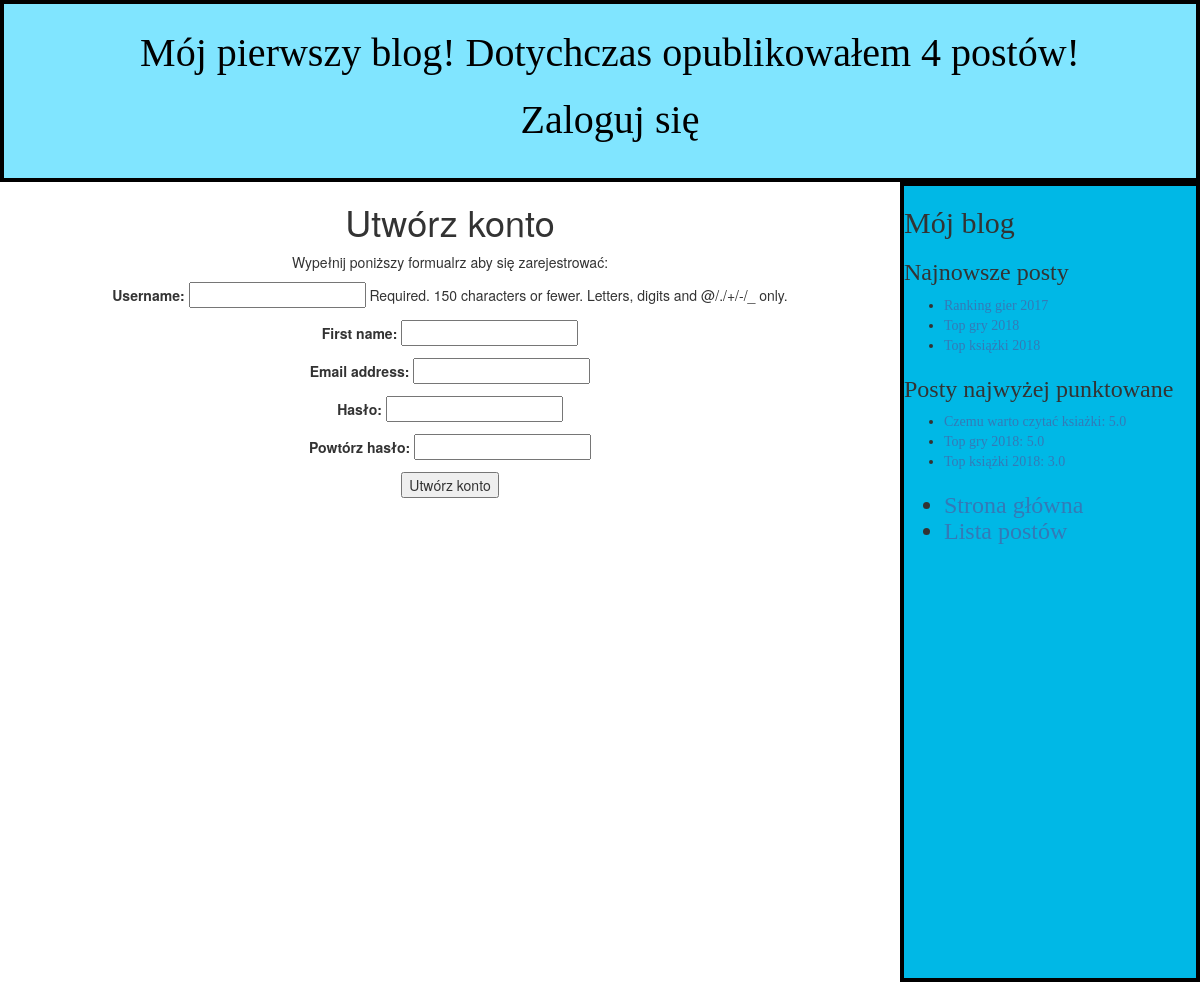
Screenshot of /register/ with the database file from the repository.
### blog/models.py (models this page shows, shortened)
class Post(models.Model):
    TABLE_OF_CHOICES = (('draft','Roboczy'),('published','Opublikowany'),)
    author = models.ForeignKey(User, on_delete=models.CASCADE)
    category = models.ForeignKey(Category,null = True, on_delete=models.CASCADE)
    title = models.CharField(max_length=250)
    slug = models.SlugField(max_length=250,unique_for_date='publish')
    body_text = models.TextField()
    publish = models.DateTimeField(default=timezone.now)
    created = models.DateTimeField(default=timezone.now)
    status = models.CharField(max_length = 20, choices= TABLE_OF_CHOICES, default = 'draft'  )
    avr_score = models.DecimalField(max_digits=3, decimal_places=1, null = True, blank=True)
    tags = TaggableManager()
    def published(self):
        self.publish = timezone.now()
        self.save()

### blog/views.py (the view)
# urls.py: path('register/',views.register, name='register'),
def register(request):
    if request.method == 'POST':
        user_form = UserRegistrationForm(request.POST)
        if user_form.is_valid():
            new_user = user_form.save(commit = False)
            new_user.set_password(user_form.cleaned_data['password']) #specjalna metoda szyfrująca hasło użytkownika
            new_user.save()
            return render(request, 'blog/register_done.html',{'new_user':new_user})
    else:
        user_form = UserRegistrationForm()
    return render(request, 'blog/register.html', {'user_form':user_form})

### blog/forms.py (shortened to what this page needs)
class UserRegistrationForm(forms.ModelForm):
    password = forms.CharField(label='Hasło', widget=forms.PasswordInput)
    password2 = forms.CharField(label = 'Powtórz hasło', widget=forms.PasswordInput)
    class Meta:
        model = User
        fields = ('username', 'first_name', 'email')

### blog/templatetags/blog_tags.py (called while the page is built)
@register.simple_tag
def total_posts():
    return Post.objects.filter(status='published').count()

@register.inclusion_tag('blog/latest_posts.html') #wraz ze zwróconymi wartosciami wygenerowany ma zostaćszablon latest_posts.html
def show_latest_posts(count=5): #parametr count możemy być zmieniany podczas wywoływania szablonu
    latest_posts = Post.objects.filter(status='published').order_by('-publish')[:count]
    return {'latest_posts':latest_posts} #funkcja zwraca słownik zmiennych zamiast zwykłej wartości

@register.inclusion_tag('blog/highest_scores.html')
def highest_scores(count=5):
    highest_scores = Post.objects.order_by('-avr_score')[:count]
    return {'highest_scores':highest_scores}

### blog/templates/blog/register.html (shortened to what this page needs)
{% extends "blog/base.html"%}
{% block content %}
  <h1> Utwórz konto</h1>
  <p> Wypełnij poniższy formualrz aby się zarejestrować:</p>
  <form action="." method="post">
    {{ user_form.as_p }}
    <p><input type="submit" value="Utwórz konto"></p>
  </form>
{% endblock %}

### blog/templates/blog/latest_posts.html
<ul>
  {% for post in latest_posts %}
    <li>
        <a href="{% url 'post_detail' pk=post.pk %}">{{ post.title }}</a>
    </li>
  {% endfor %}
</ul>

### blog/templates/blog/highest_scores.html
<ul>
  {% for post in highest_scores %}
    <li>
      {% if post.avr_score%}
      <a href="{% url 'post_detail' pk=post.pk %}">{{ post.title }}: {{post.avr_score}}</a>
      {% endif %}
    </li>
  {% endfor %}
</ul>

### blog/static/css/blog1.css (style rules this page uses)
a { text-decoration: none; }

### rows the page displays
Post: title "Ranking gier 2017"
Post: title "Top gry 2018", avr_score "5.0"
Post: title "Top książki 2018", avr_score "3.0"
Post: title "Czemu warto czytać ksiażki", avr_score "5.0"
